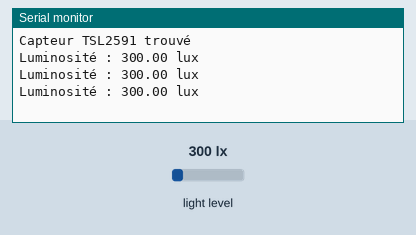
A sketch run on a simulated Arduino Uno, built with avr-gcc and run on an emulated ATmega328P. On the bench: the last lines printed to the serial monitor. Inputs (shaded band) come from the test bench; at power-on: light level 300 lx.

Above: at 1.3 s.
1.4 s: light level set to 40 lx
At 2.0 s:
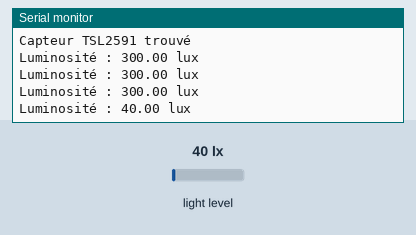
2.9 s: light level set to 500 lx
At 3.5 s:
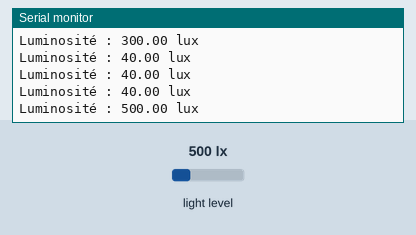
Timing chart, 0 to 5.9 s (numbered marks = the images above; inputs shaded):
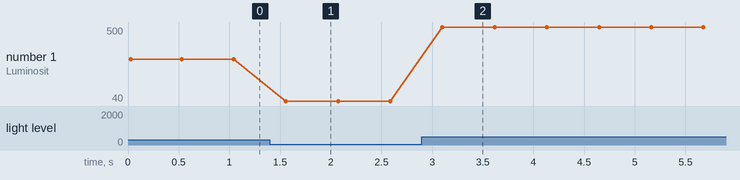

The sketch:

capteurlux.ino
```cpp
#include <Wire.h>
#include <Adafruit_Sensor.h>
#include "Adafruit_TSL2591.h"

// Crée une instance du capteur TSL2591
Adafruit_TSL2591 tsl = Adafruit_TSL2591(2591);

void setup(void) {
  // Initialise la communication série
  Serial.begin(9600);

  // Initialise le capteur
  if (tsl.begin()) {
    Serial.println("Capteur TSL2591 trouvé");
  } else {
    Serial.println("Aucun capteur trouvé");
    while (1); // Arrête le programme si le capteur n'est pas trouvé
  }

  // Configure le gain et le temps d'intégration
  tsl.setGain(TSL2591_GAIN_MED);      // Gain moyen
  tsl.setTiming(TSL2591_INTEGRATIONTIME_300MS);  // Temps d'intégration de 300 ms
}

void loop(void) {
  // Obtient les données du capteur
  sensors_event_t event;
  tsl.getEvent(&event);

  // Affiche les valeurs de luminosité en lux
  if (event.light) {
    Serial.print("Luminosité : ");
    Serial.print(event.light);
    Serial.println(" lux");
  } else {
    Serial.println("Erreur de lecture du capteur");
  }

  // Attendre avant la prochaine lecture
  delay(500);
}
```

Measured:
- after the input at 1.4 s, the serial monitor: prints a new line after 0.16 s (image 1)
- after the input at 2.9 s, the serial monitor: prints a new line after 0.20 s (image 2)
- plotted number 1: 300 → 40 after the input at 1.4 s, 40 → 500 after the input at 2.9 s
